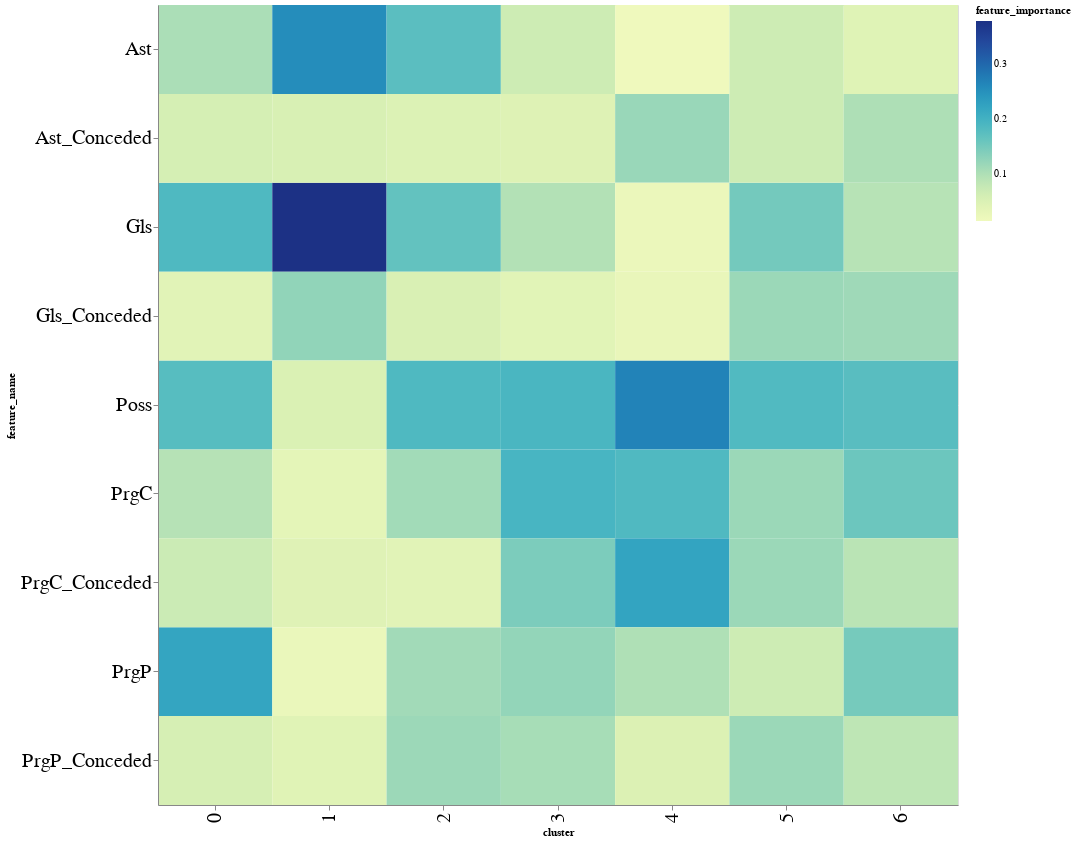

Write notebook code for a chart like this one.
### Code cell
# visualize feature importance
import altair as alt

alt.Chart(df_fi).mark_rect().encode(
    x='cluster:O',
    y='feature_name:N',
    color='feature_importance:Q'
).properties(
    width=800,
    height=800
).configure_axis(
    labelFontSize=20
)

### Figure 1 — Vega-Lite specification as saved in the notebook (floating-point values rounded to 4 significant figures)
{"config": {"view": {"continuousWidth": 300, "continuousHeight": 300}, "axis": {"labelFontSize": 20}}, "data": {"name": "data-6dc4f15dab7f292ef303e7ef97876e87"}, "mark": {"type": "rect"}, "encoding": {"color": {"field": "feature_importance", "type": "quantitative"}, "x": {"field": "cluster", "type": "ordinal"}, "y": {"field": "feature_name", "type": "nominal"}}, "height": 800, "width": 800, "$schema": "https://vega.github.io/schema/vega-lite/v5.8.0.json", "datasets": {"data-6dc4f15dab7f292ef303e7ef97876e87": [{"cluster": 0, "feature_name": "PrgP", "feature_importance": 0.2202}, {"cluster": 0, "feature_name": "Gls", "feature_importance": 0.1852}, {"cluster": 0, "feature_name": "Poss", "feature_importance": 0.1773}, {"cluster": 0, "feature_name": "Ast", "feature_importance": 0.1027}, {"cluster": 0, "feature_name": "PrgC", "feature_importance": 0.09281}, {"cluster": 0, "feature_name": "PrgC_Conceded", "feature_importance": 0.06917}, {"cluster": 0, "feature_name": "Ast_Conceded", "feature_importance": 0.05747}, {"cluster": 0, "feature_name": "PrgP_Conceded", "feature_importance": 0.05647}, {"cluster": 0, "feature_name": "Gls_Conceded", "feature_importance": 0.03868}, {"cluster": 1, "feature_name": "Gls", "feature_importance": 0.3773}, {"cluster": 1, "feature_name": "Ast", "feature_importance": 0.2542}, {"cluster": 1, "feature_name": "Gls_Conceded", "feature_importance": 0.125}, {"cluster": 1, "feature_name": "Ast_Conceded", "feature_importance": 0.05364}, {"cluster": 1, "feature_name": "Poss", "feature_importance": 0.05083}, {"cluster": 1, "feature_name": "PrgC_Conceded", "feature_importance": 0.04357}, {"cluster": 1, "feature_name": "PrgP_Conceded", "feature_importance": 0.04055}, {"cluster": 1, "feature_name": "PrgC", "feature_importance": 0.03286}, {"cluster": 1, "feature_name": "PrgP", "feature_importance": 0.02208}, {"cluster": 2, "feature_name": "Poss", "feature_importance": 0.1855}, {"cluster": 2, "feature_name": "Ast", "feature_importance": 0.1731}, {"cluster": 2, "feature_name": "Gls", "feature_importance": 0.1647}, {"cluster": 2, "feature_name": "PrgP_Conceded", "feature_importance": 0.1161}, {"cluster": 2, "feature_name": "PrgP", "feature_importance": 0.1106}, {"cluster": 2, "feature_name": "PrgC", "feature_importance": 0.1099}, {"cluster": 2, "feature_name": "Gls_Conceded", "feature_importance": 0.053}, {"cluster": 2, "feature_name": "Ast_Conceded", "feature_importance": 0.04758}, {"cluster": 2, "feature_name": "PrgC_Conceded", "feature_importance": 0.03944}, {"cluster": 3, "feature_name": "PrgC", "feature_importance": 0.1927}, {"cluster": 3, "feature_name": "Poss", "feature_importance": 0.1906}, {"cluster": 3, "feature_name": "PrgC_Conceded", "feature_importance": 0.1433}, {"cluster": 3, "feature_name": "PrgP", "feature_importance": 0.1235}, {"cluster": 3, "feature_name": "PrgP_Conceded", "feature_importance": 0.1057}, {"cluster": 3, "feature_name": "Gls", "feature_importance": 0.09513}, {"cluster": 3, "feature_name": "Ast", "feature_importance": 0.06656}, {"cluster": 3, "feature_name": "Ast_Conceded", "feature_importance": 0.04412}, {"cluster": 3, "feature_name": "Gls_Conceded", "feature_importance": 0.03836}, {"cluster": 4, "feature_name": "Poss", "feature_importance": 0.2665}, {"cluster": 4, "feature_name": "PrgC_Conceded", "feature_importance": 0.2223}, {"cluster": 4, "feature_name": "PrgC", "feature_importance": 0.1849}, {"cluster": 4, "feature_name": "Ast_Conceded", "feature_importance": 0.1188}, {"cluster": 4, "feature_name": "PrgP", "feature_importance": 0.09886}, {"cluster": 4, "feature_name": "PrgP_Conceded", "feature_importance": 0.04871}, {"cluster": 4, "feature_name": "Gls_Conceded", "feature_importance": 0.02541}, {"cluster": 4, "feature_name": "Gls", "feature_importance": 0.0208}, {"cluster": 4, "feature_name": "Ast", "feature_importance": 0.01368}, {"cluster": 5, "feature_name": "Poss", "feature_importance": 0.1833}, {"cluster": 5, "feature_name": "Gls", "feature_importance": 0.15}, {"cluster": 5, "feature_name": "PrgP_Conceded", "feature_importance": 0.1167}, {"cluster": 5, "feature_name": "PrgC_Conceded", "feature_importance": 0.1167}, {"cluster": 5, "feature_name": "Gls_Conceded", "feature_importance": 0.1167}, {"cluster": 5, "feature_name": "PrgC", "feature_importance": 0.1167}, {"cluster": 5, "feature_name": "Ast_Conceded", "feature_importance": 0.06667}, {"cluster": 5, "feature_name": "PrgP", "feature_importance": 0.06667}, {"cluster": 5, "feature_name": "Ast", "feature_importance": 0.06667}, {"cluster": 6, "feature_name": "Poss", "feature_importance": 0.1754}, {"cluster": 6, "feature_name": "PrgC", "feature_importance": 0.1566}, {"cluster": 6, "feature_name": "PrgP", "feature_importance": 0.1478}, {"cluster": 6, "feature_name": "Gls_Conceded", "feature_importance": 0.1128}, {"cluster": 6, "feature_name": "Ast_Conceded", "feature_importance": 0.09936}, {"cluster": 6, "feature_name": "Gls", "feature_importance": 0.09191}, {"cluster": 6, "feature_name": "PrgC_Conceded", "feature_importance": 0.08902}, {"cluster": 6, "feature_name": "PrgP_Conceded", "feature_importance": 0.08488}, {"cluster": 6, "feature_name": "Ast", "feature_importance": 0.04226}]}}
